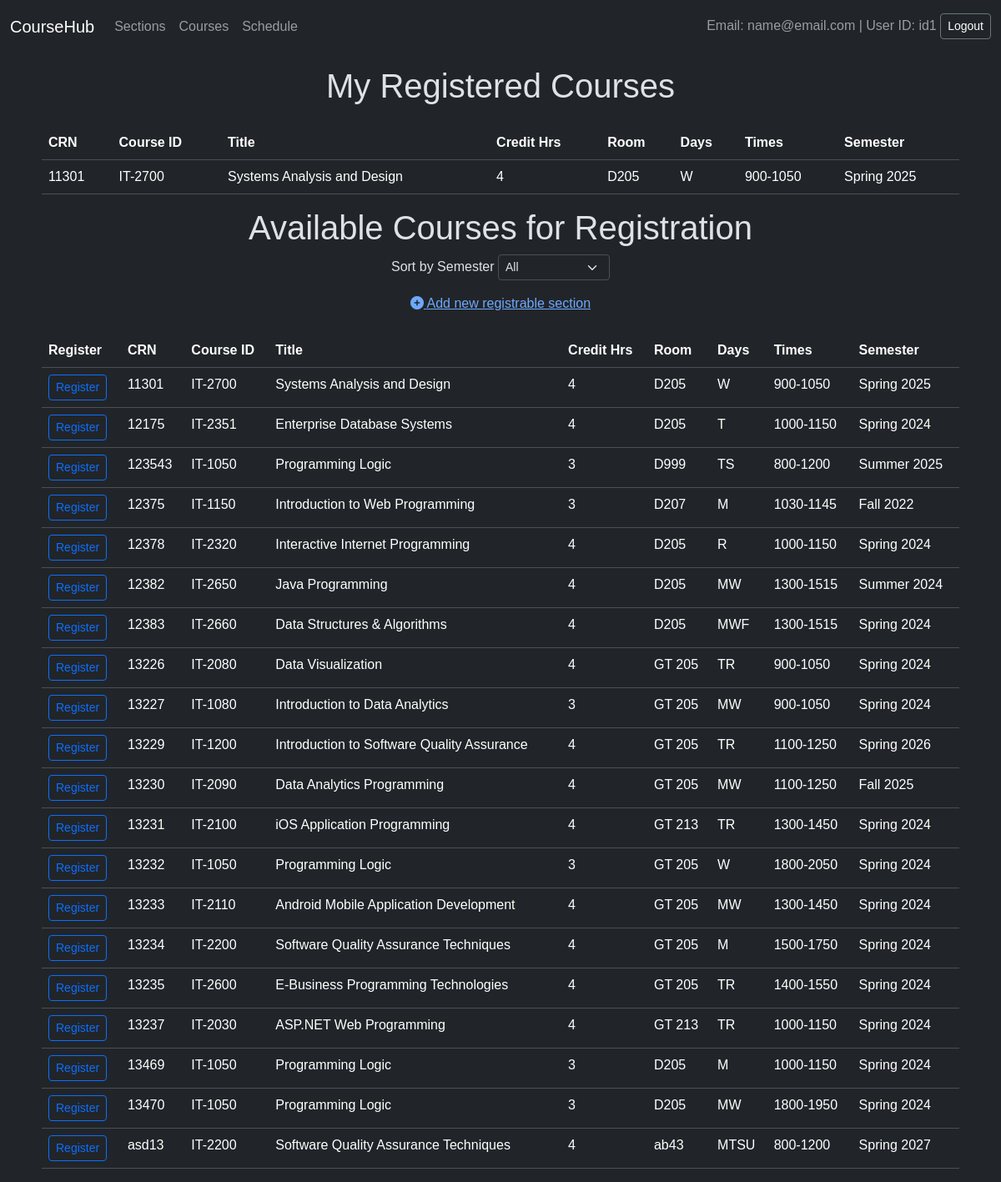
Page /schedule.php (signed in) on the committed database.
### tables this page shows
CREATE TABLE `registrations` (
  `user_id` varchar(45) NOT NULL,
  `crn` varchar(45) NOT NULL,
  `semester` varchar(45) NOT NULL
);

CREATE TABLE `sections` (
  `crn` varchar(45) NOT NULL,
  `course_id` varchar(45) DEFAULT NULL,
  `semester` varchar(45) NOT NULL,
  `room` varchar(45) DEFAULT NULL,
  `days` varchar(45) DEFAULT NULL,
  `times` varchar(45) DEFAULT NULL
);

CREATE TABLE `courses` (
  `course_id` varchar(55) NOT NULL,
  `title` varchar(55) NOT NULL,
  `credit_hrs` int(11) NOT NULL,
  `description` text NOT NULL,
  `prerequisites` varchar(255) NOT NULL
);

### schedule.php (the view, shortened to what this page needs)
<?php
include './navbar.php';
include './connection.php';
$uniqueSemesters = [];
$semesterQuery = "SELECT DISTINCT semester FROM sections ORDER BY semester";
$semesterResult = $conn->query($semesterQuery);
if ($semesterResult && $semesterResult->num_rows > 0) {
    while ($row = $semesterResult->fetch_assoc()) {
        $uniqueSemesters[] = $row['semester'];
    }
}
if (isset($_SESSION['user_id'])) {
    $userId = $_SESSION['user_id'];
    $query = "SELECT r.crn, s.course_id, s.room, s.days, s.times, s.semester, c.title, c.credit_hrs
              FROM registrations r
              JOIN sections s ON r.crn = s.crn
              JOIN courses c ON s.course_id = c.course_id
              WHERE r.user_id = ?";
    $stmt = $conn->prepare($query);
    $stmt->bind_param("s", $userId);
    $stmt->execute();
    $result = $stmt->get_result();
} else {
    $result = null;
}
?>
<div class="text-center">
    <h1 class="mt-3">My Registered Courses</h1>
</div>
<div class="container mt-4">
    <table class="table">
        <tr>
            <th>CRN</th>
            <th>Course ID</th>
            <th>Title</th>
            <th>Credit Hrs</th>
            <th>Room</th>
            <th>Days</th>
            <th>Times</th>
            <th>Semester</th>
        </tr>
        <?php
        if ($result === false) {
            echo "<tr><td colspan='8'>Error: " . mysqli_error($conn) . "</td></tr>";
        } elseif ($result === null) {
            echo "<tr><td class='text-center' colspan='8'>No user data available, do you need to <a href='./login.php'>Login</a> or <a href='./signup.php'>Register</a>?</td></tr>";
        } else if (mysqli_num_rows($result) > 0) {
            while ($row = mysqli_fetch_assoc($result)) {
        ?>
                <tr>
                    <td><?php echo $row["crn"]; ?></td>
                    <td><?php echo $row["course_id"]; ?></td>
                    <td><?php echo $row["title"]; ?></td>
                    <td><?php echo $row["credit_hrs"]; ?></td>
                    <td><?php echo $row["room"]; ?></td>
                    <td><?php echo $row["days"]; ?></td>
                    <td><?php echo $row["times"]; ?></td>
                    <td><?php echo $row["semester"]; ?></td>
                </tr>
        <?php
            }
        } else {
            echo "<tr><td colspan='8' class='text-center'>No registered classes</td></tr>";
        }
        ?>
    </table>
</div>
<?php
$defaultOption = 'All';
$allowedSortOptions = array_merge([$defaultOption], $uniqueSemesters);
$sortOption = isset($_GET['sortregistrations']) ? urldecode($_GET['sortregistrations']) : $defaultOption;
$query = "SELECT s.crn, s.course_id, s.room, s.days, s.times, s.semester, c.title, c.credit_hrs
          FROM sections s
          JOIN courses c ON s.course_id = c.course_id";
if ($sortOption != $defaultOption) {
    $query .= " WHERE s.semester = ?";
    $stmt = $conn->prepare($query);
    $stmt->bind_param("s", $sortOption);
} else {
    $stmt = $conn->prepare($query);
}
$stmt->execute();
$result = $stmt->get_result();
?>
<div class="text-center">
    <h1 class="mt-3">Available Courses for Registration</h1>
    <p>
        Sort by Semester
        <select name="sortregistrations" onchange="location.href='schedule.php?sortregistrations=' + encodeURIComponent(this.value)" class="form-select form-select-sm d-inline-block w-auto">
            <?php
            foreach ($allowedSortOptions as $semester) {
                $selected = ($sortOption == $semester) ? 'selected' : '';
                echo "<option value=\"$semester\" $selected>$semester</option>";
            }
            ?>
        </select>
    </p>
    <p><a href="addsection.php"><i class="fas fa-plus-circle"></i> Add new registrable section</a></p>
</div>
<div class="container mt-4">
    <table class="table">
        <tr>
            <?php if (isset($_SESSION['user_id'])) { ?>
                <th>Register</th>
            <?php } ?>
            <th>CRN</th>
            <th>Course ID</th>
            <th>Title</th>
            <th>Credit Hrs</th>
            <th>Room</th>
            <th>Days</th>
            <th>Times</th>
            <th>Semester</th>
        </tr>
        <?php
        if ($result === false) {
            echo "<tr><td colspan='9'>Error: " . mysqli_error($conn) . "</td></tr>";
        } else {
            if (mysqli_num_rows($result) > 0) {
                while ($row = mysqli_fetch_assoc($result)) {
                    $disabled = isset($_SESSION['user_id']) ? "" : "disabled";
        ?>
                    <tr>
                        <?php if (isset($_SESSION['user_id'])) { ?>
                            <td>
                                <button onclick="addClass('<?php echo urlencode($row['crn']) ?>', '<?php echo urlencode($row['semester']); ?>')" class="btn btn-sm btn-outline-primary" <?php echo $disabled; ?>>
                                    Register
                                </button>
                            </td>
                        <?php } ?>
                        <td><?php echo $row["crn"]; ?></td>
                        <td><?php echo $row["course_id"]; ?></td>
                        <td><?php echo $row["title"]; ?></td>
                        <td><?php echo $row["credit_hrs"]; ?></td>
                        <td><?php echo $row["room"]; ?></td>
                        <td><?php echo $row["days"]; ?></td>
                        <td><?php echo $row["times"]; ?></td>
                        <td><?php echo $row["semester"]; ?></td>
                    </tr>
        <?php
                }
            } else {
                echo "<tr><td colspan='9'>0 results</td></tr>";
            }
        }
        ?>
    </table>
</div>
</body>
</html>

### styles.css (style rules this page uses)
* { font-family: Arial, Helvetica, sans-serif; }
table { max-width: 1100px; margin: auto; border-collapse: collapse; }

### rows in the picture
registrations: crn "11301", sections.course_id "IT-2700", courses.title "Systems Analysis and Design", courses.credit_hrs "4", sections.room "D205", sections.days "W", sections.times "900-1050", sections.semester "Spring 2025"
sections: crn "11301", course "IT-2700", course.title "Systems Analysis and Design", course.credit_hrs "4", room "D205", days "W", times "900-1050", semester "Spring 2025"
sections: crn "12175", course "IT-2351", course.title "Enterprise Database Systems", course.credit_hrs "4", room "D205", days "T", times "1000-1150", semester "Spring 2024"
sections: crn "123543", course "IT-1050", course.title "Programming Logic", course.credit_hrs "3", room "D999", days "TS", times "800-1200", semester "Summer 2025"
sections: crn "12375", course "IT-1150", course.title "Introduction to Web Programming", course.credit_hrs "3", room "D207", days "M", times "1030-1145", semester "Fall 2022"
sections: crn "12378", course "IT-2320", course.title "Interactive Internet Programming", course.credit_hrs "4", room "D205", days "R", times "1000-1150", semester "Spring 2024"
sections: crn "12382", course "IT-2650", course.title "Java Programming", course.credit_hrs "4", room "D205", days "MW", times "1300-1515", semester "Summer 2024"
sections: crn "12383", course "IT-2660", course.title "Data Structures & Algorithms", course.credit_hrs "4", room "D205", days "MWF", times "1300-1515", semester "Spring 2024"
sections: crn "13226", course "IT-2080", course.title "Data Visualization", course.credit_hrs "4", room "GT 205", days "TR", times "900-1050", semester "Spring 2024"
sections: crn "13227", course "IT-1080", course.title "Introduction to Data Analytics", course.credit_hrs "3", room "GT 205", days "MW", times "900-1050", semester "Spring 2024"
sections: crn "13229", course "IT-1200", course.title "Introduction to Software Quality Assurance", course.credit_hrs "4", room "GT 205", days "TR", times "1100-1250", semester "Spring 2026"
sections: crn "13230", course "IT-2090", course.title "Data Analytics Programming", course.credit_hrs "4", room "GT 205", days "MW", times "1100-1250", semester "Fall 2025"
sections: crn "13231", course "IT-2100", course.title "iOS Application Programming", course.credit_hrs "4", room "GT 213", days "TR", times "1300-1450", semester "Spring 2024"
sections: crn "13232", course "IT-1050", course.title "Programming Logic", course.credit_hrs "3", room "GT 205", days "W", times "1800-2050", semester "Spring 2024"
sections: crn "13233", course "IT-2110", course.title "Android Mobile Application Development", course.credit_hrs "4", room "GT 205", days "MW", times "1300-1450", semester "Spring 2024"
sections: crn "13234", course "IT-2200", course.title "Software Quality Assurance Techniques", course.credit_hrs "4", room "GT 205", days "M", times "1500-1750", semester "Spring 2024"
sections: crn "13235", course "IT-2600", course.title "E-Business Programming Technologies", course.credit_hrs "4", room "GT 205", days "TR", times "1400-1550", semester "Spring 2024"
sections: crn "13237", course "IT-2030", course.title "ASP.NET Web Programming", course.credit_hrs "4", room "GT 213", days "TR", times "1000-1150", semester "Spring 2024"
sections: crn "13469", course "IT-1050", course.title "Programming Logic", course.credit_hrs "3", room "D205", days "M", times "1000-1150", semester "Spring 2024"
sections: crn "13470", course "IT-1050", course.title "Programming Logic", course.credit_hrs "3", room "D205", days "MW", times "1800-1950", semester "Spring 2024"
sections: crn "asd13", course "IT-2200", course.title "Software Quality Assurance Techniques", course.credit_hrs "4", room "ab43", days "MTSU", times "800-1200", semester "Spring 2027"

### other values in the picture
$_SESSION['email'] "name@email.com"
$_SESSION['user_id'] "id1"
form field sortregistrations "All"
